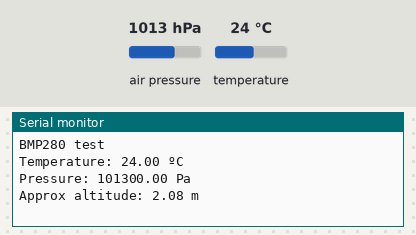
Recording of a program running on a simulated ESP32. Parts: the last lines printed to the serial monitor. Inputs (shaded band) come from the test bench; at power-on: air pressure 1013 hPa, temperature 24 °C.

Above: at 6.2 s.
6.3 s: air pressure set to 952 hPa
At 7.5 s:
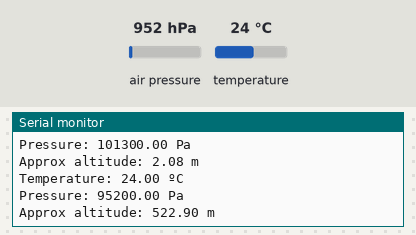
7.8 s: temperature set to 12 °C
At 9.2 s:
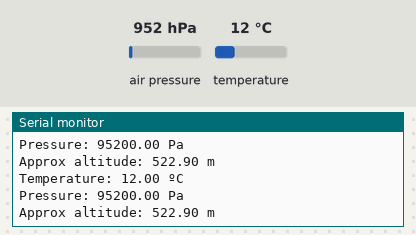
9.3 s: air pressure set to 975 hPa
At 11.4 s:
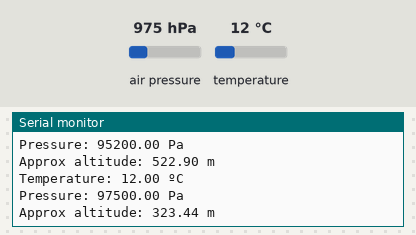
Timing chart, 0 to 12.9 s (numbered marks = the images above; inputs shaded):
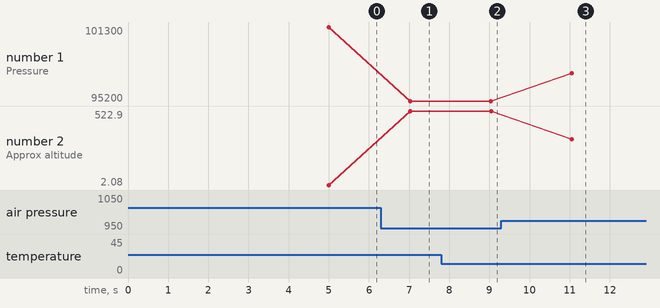

The program:

main.cpp
```cpp
#include <Arduino.h>
#include <Adafruit_BMP280.h>
#include <Wire.h>
#include <SPI.h>

#define BMP_SCK 18
#define BMP_MISO 19
#define BMP_MOSI 23
#define BMP_CS 5

Adafruit_BMP280 bmp(BMP_CS, BMP_MOSI, BMP_MISO, BMP_SCK);

void setup()
{
  Serial.begin(9600);
  delay(5000);
  Serial.println(F("BMP280 test"));

  if (!bmp.begin())
  {
    Serial.println(F("Could not find a valid BMP280 sensor, check wiring!"));
    while (1)
      ;
  }

  /**
   * Default settings from datasheet.
   **/
  bmp.setSampling(Adafruit_BMP280::MODE_NORMAL,     /* Operating Mode */
                  Adafruit_BMP280::SAMPLING_X2,     /* Temp. oversampling */
                  Adafruit_BMP280::SAMPLING_X16,    /* Pressure oversampling */
                  Adafruit_BMP280::FILTER_X16,      /* Filtering. */
                  Adafruit_BMP280::STANDBY_MS_500); /* Standby time. */
}

void loop()
{
  Serial.print(F("Temperature: "));
  Serial.print(bmp.readTemperature());
  Serial.println(" ºC");

  Serial.print(F("Pressure: "));
  Serial.print(bmp.readPressure());
  Serial.println(" Pa");

  Serial.print(F("Approx altitude: "));
  Serial.print(bmp.readAltitude(1013.25)); /* Adjusted to local forecast! */
  Serial.println(" m");

  Serial.println();
  delay(2000);
}
```

Measured:
- after the input at 6.3 s, the serial monitor: prints a new line after 0.73 s (image 1)
- after the input at 7.8 s, the serial monitor: prints a new line after 1.2 s (image 2)
- after the input at 9.3 s, the serial monitor: prints a new line after 1.8 s (image 3)
- plotted number 1: 101300 → 95200 after the input at 6.3 s, 95200 → 97500 after the input at 9.3 s
- plotted number 2: 2.08 → 522.9 after the input at 6.3 s, 522.9 → 323.44 after the input at 9.3 s
